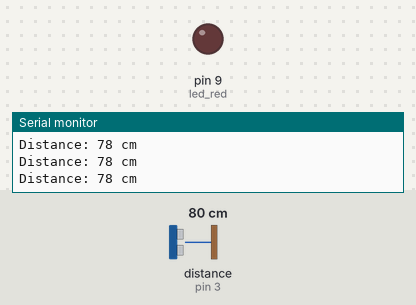
A sketch run on a simulated Arduino Uno, built with avr-gcc and run on an emulated ATmega328P. On the bench: output pins drawn as LEDs (lit = HIGH), the last lines printed to the serial monitor. Wiring (inferred from the names in the program): ultrasonic range finder: trigger pin 6; echo pin 3. Inputs (shaded band) come from the test bench; at power-on: distance to the obstacle (sensor on pin 3) 80 cm. The echo pulse lasts 58.3 µs per cm; pins used as bus, display or sensor lines are not drawn.

Above: at 1.2 s.
1.3 s: distance to the obstacle (sensor on pin 3) set to 7 cm
4.3 s: distance to the obstacle (sensor on pin 3) set to 4 cm
At 5.1 s:
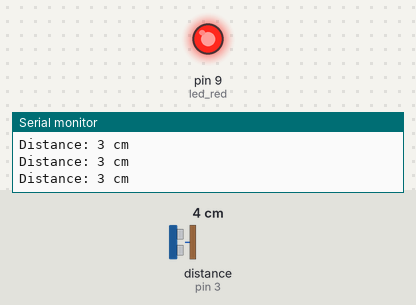
6.0 s: distance to the obstacle (sensor on pin 3) set to 9 cm
At 6.4 s:
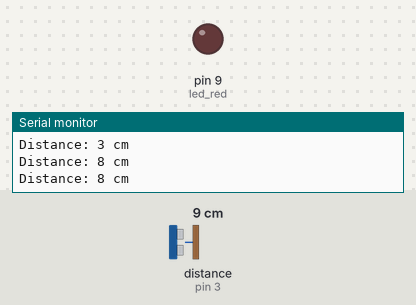
7.5 s: distance to the obstacle (sensor on pin 3) set to 2 cm
At 7.8 s:
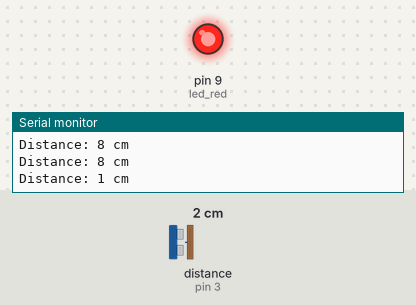
Timing chart, 0 to 10.0 s (numbered marks = the images above; inputs shaded):
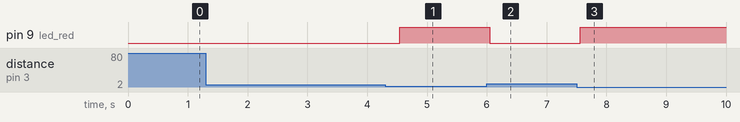

Measured:
- the behaviour switches between 6 and 5 cm on distance to the obstacle (sensor on pin 3) (found by bisection; images 0 and 1)
- after the input at 4.3 s, pin 9 (led_red): LOW → HIGH after 0.25 s
- after the input at 6.0 s, pin 9 (led_red): HIGH → LOW after 0.05 s
- after the input at 7.5 s, pin 9 (led_red): LOW → HIGH after 0.06 s

The sketch:

ej1.ino
```cpp
// C++ code
//

#define led_red 9
#define trigger 6
#define eco 3

long cm, duration;

void setup()
{
  Serial.begin(9600);
  pinMode(led_red, OUTPUT);
  pinMode(trigger, OUTPUT);
  pinMode(eco, INPUT);
}

void loop()
{
  digitalWrite(trigger, LOW);
  delayMicroseconds(5);
  digitalWrite(trigger, HIGH);
  delayMicroseconds(10);
  digitalWrite(trigger, LOW);

  duration = pulseIn(eco, HIGH);

  // Calculating the distance
  cm = duration*0.034/2;
  Serial.print("Distance: ");
  Serial.print(cm);
  Serial.println(" cm");

  if(cm < 5) {
    analogWrite(led_red, 255);
  }else{
    analogWrite(led_red, 0);
  }

  delay(250);

}
```
